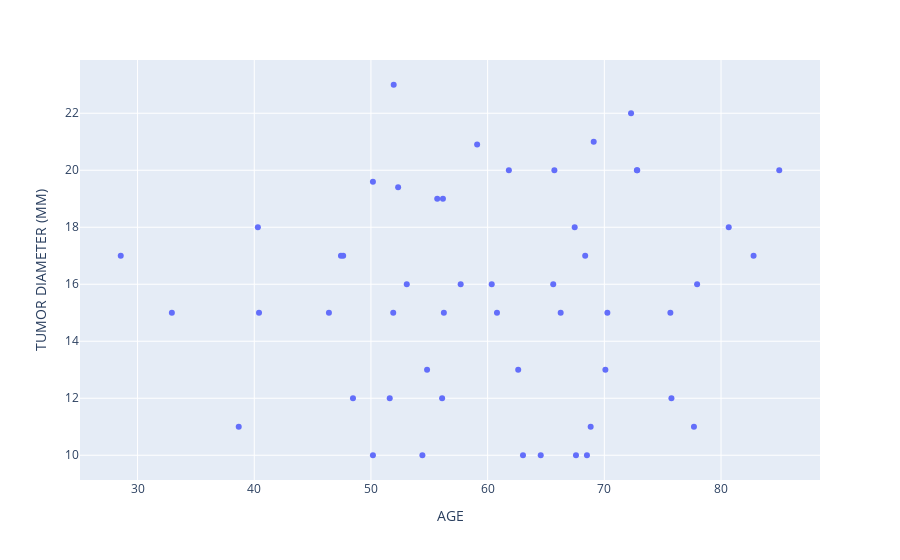

Here is the notebook cell this chart was saved with:
### Code cell
px.scatter(dataset, x = 'AGE', y = 'TUMOR DIAMETER (MM)', height=700)

### Figure 1 — Plotly figure (JSON) as saved in the notebook; plotly's stock layout.template omitted (floating-point values rounded to 4 significant figures)
{"data": [{"hovertemplate": "AGE=%{x}<br>TUMOR DIAMETER (MM)=%{y}<extra></extra>", "legendgroup": "", "marker": {"color": "#636efa", "symbol": "circle"}, "mode": "markers", "name": "", "orientation": "v", "showlegend": false, "type": "scatter", "x": [76.54, 67.57, 61.82, 46.4, 84.99, 50.64, 38.67, 59.1, 52.33, 32.94, 70.09, 60.8, 54.81, 75.66, 45.97, 51.61, 66.2, 51.95, 59.41, 68.51, 65.62, 47.62, 69.09, 75.75, 67.46, 40.41, 72.29, 62.62, 51.91, 63.03, 65.2, 40.31, 28.56, 57.69, 55.68, 72.82, 47.43, 78.98, 77.95, 62.88, 54.41, 77.68, 56.17, 72.79, 53.07, 48.46, 68.83, 62.12, 56.33, 68.36, 69.05, 50.17, 56.25, 82.79, 70.26, 80.66, 50.17, 66.26, 56.1, 64.55, 60.35, 65.72, 73.13], "xaxis": "x", "y": [null, 10, 20, 15, 20, null, 11, 20.9, 19.4, 15, 13, 15, 13, 15, null, 12, null, 23, null, 10, 16, 17, 21, 12, 18, 15, 22, 13, 15, 10, null, 18, 17, 16, 19, 20, 17, null, 16, null, 10, 11, 19, 20, 16, 12, 11, null, null, 17, null, 10, 15, 17, 15, 18, 19.6, 15, 12, 10, 16, 20, null], "yaxis": "y"}], "layout": {"autosize": true, "legend": {"tracegroupgap": 0}, "margin": {"t": 60}, "xaxis": {"anchor": "y", "autorange": true, "domain": [0, 1], "range": [25.15, 88.4], "title": {"text": "AGE"}, "type": "linear"}, "yaxis": {"anchor": "x", "autorange": true, "domain": [0, 1], "range": [9.169, 23.83], "title": {"text": "TUMOR DIAMETER (MM)"}, "type": "linear"}}}
